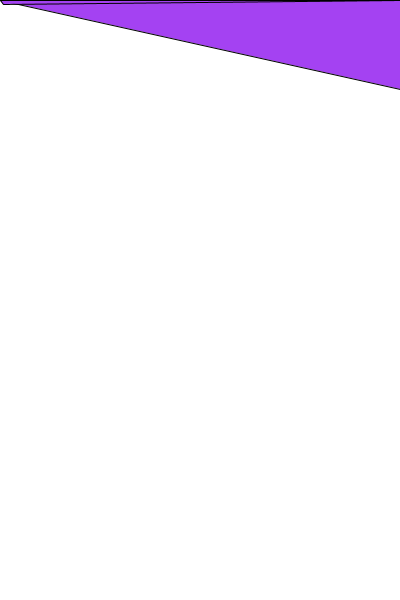
Frame 1 (no input)
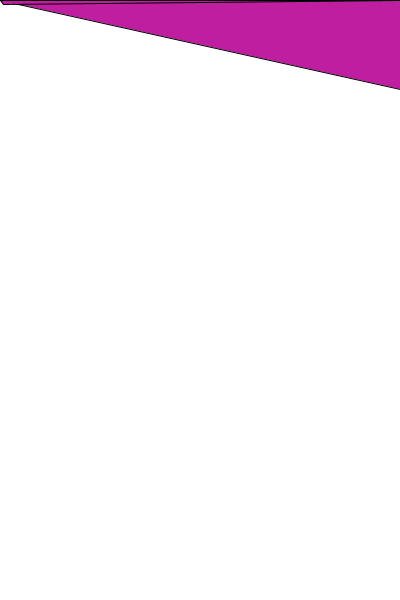
Frame 60 (the mouse pressed at the canvas centre just before this capture)
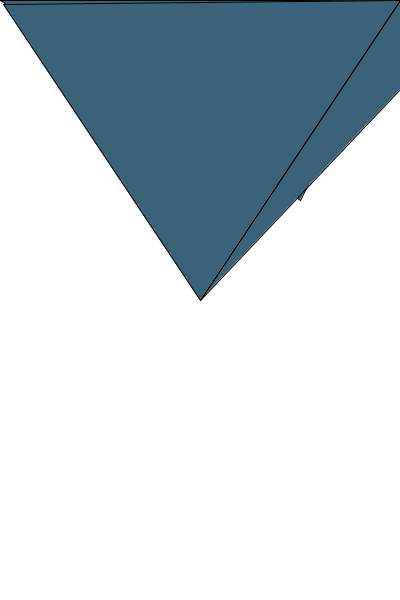
Frame 120 (the mouse held since frame 60 and released just before this capture)

The Processing sketch that drew these frames (run headless with seeded random() and noise(); from frame 60 on, the mouse is pressed at the canvas centre):

// Processing sketch: processing_62253
// ── processing_62253.pde

void setup ()
{
  size ( 400, 600);
  background (255, 255, 255) ;
  smooth ();
  frameRate (70);  
} 

void draw() 

{
background (654, 758, 928); 
fill (random(255), random(255), random(255) ); 
triangle(0, 0, mouseY, mouseX, width, 0);

triangle( 400, 89, mouseX, mouseY, width, 0);
triangle (3, 4, mouseX, mouseY, width, 0); 

}
